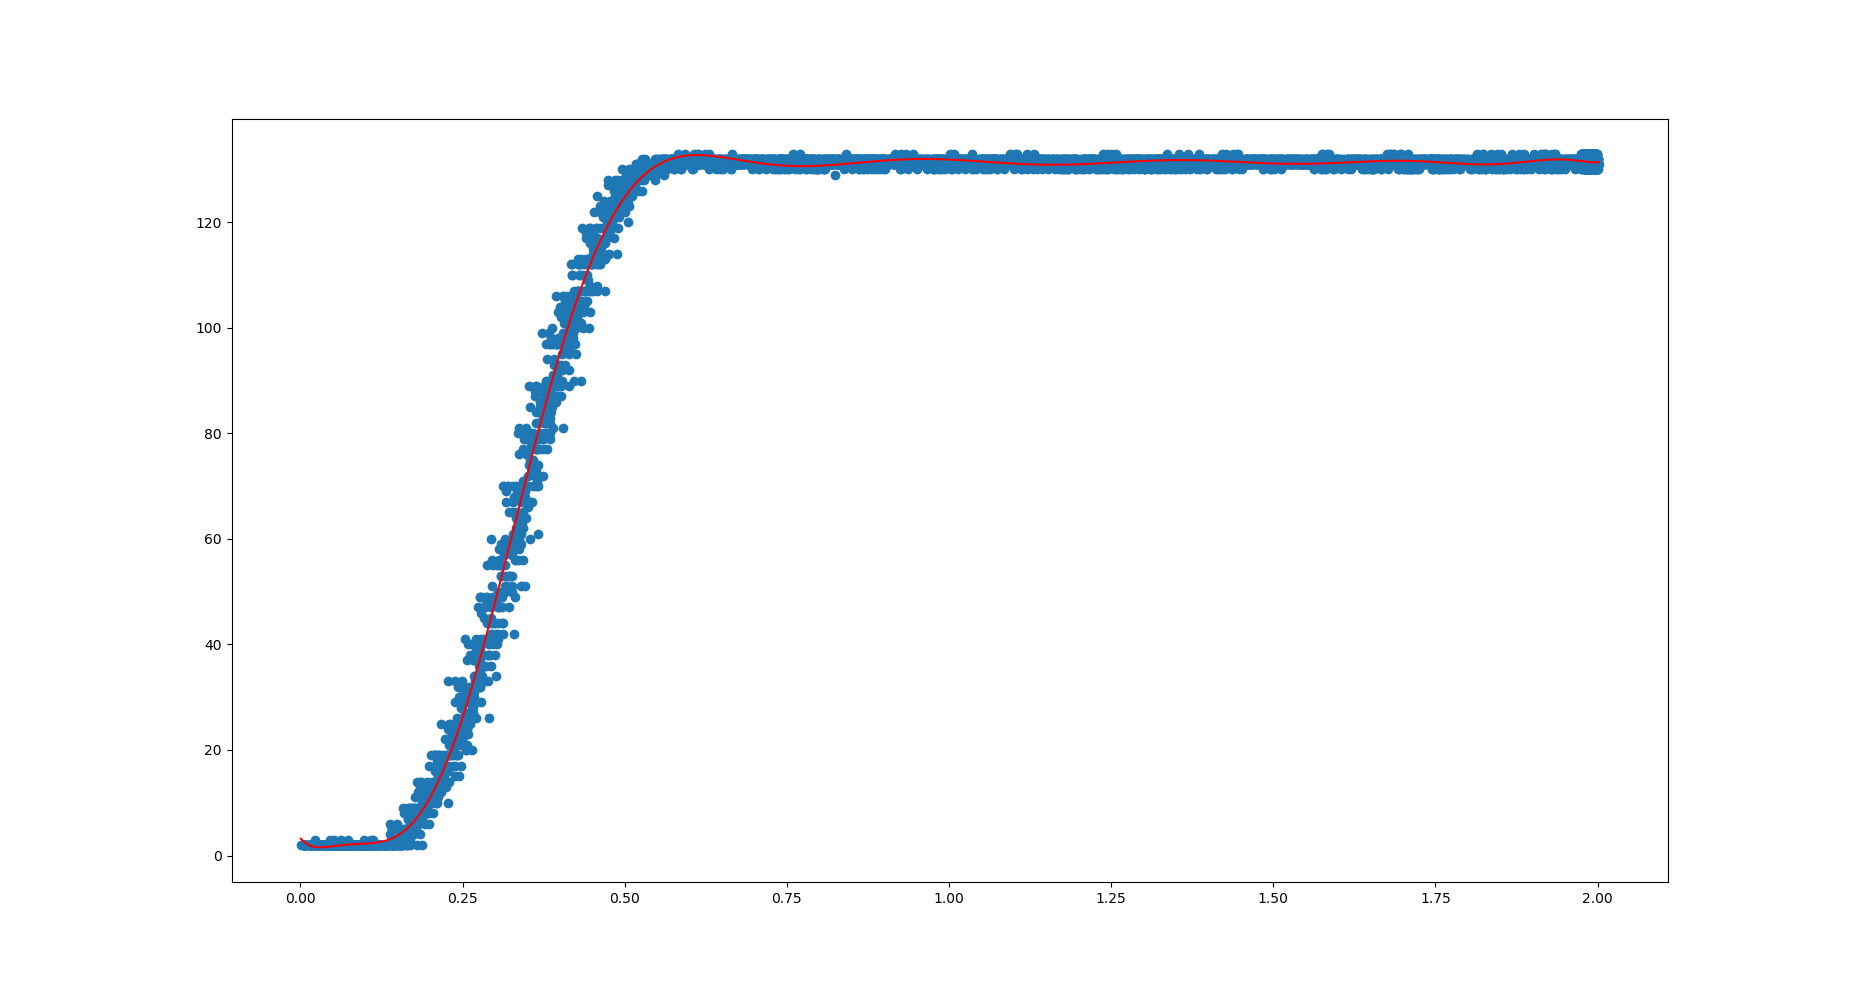

Write the Python code that produced this figure.
import os
import numpy as np
import matplotlib.pyplot as plt
from sklearn.linear_model import LinearRegression
from sklearn.preprocessing import PolynomialFeatures

from plotting import BPS_Feedback_TestCase
BPS_Feedback = BPS_Feedback_TestCase().data
x, y = zip(*BPS_Feedback)
x_ = list(x)
train_x = np.array(list(x))
train_y = np.array(list(y))
polyModel = PolynomialFeatures(degree = 15)
xpol = polyModel.fit_transform(train_x.reshape(-1, 1))
preg = polyModel.fit(xpol,train_y)


liniearModel = LinearRegression(fit_intercept = True)
liniearModel.fit(xpol, train_y[:, np.newaxis])
polyfit = liniearModel.predict(preg.fit_transform(train_x.reshape(-1, 1)))
current = os.getcwd()

print(xpol)
print(polyModel.powers_)

'''
regression data가 만들때마다 시간이 오래걸려서 txt 파일로 받아두려고 있는 코드 (regression.txt 파일이 있으면 돌릴 필요 없음)
f = open(f"{current}/regression.txt", 'w')
for i in range(len(polyfit)):
    data = f"{x_[i]},{polyfit[i][0]}\n"
    f.write(data)
f.close()
'''

plt.scatter(train_x, train_y)
plt.plot(train_x, polyfit, color = 'red')
plt.show()
